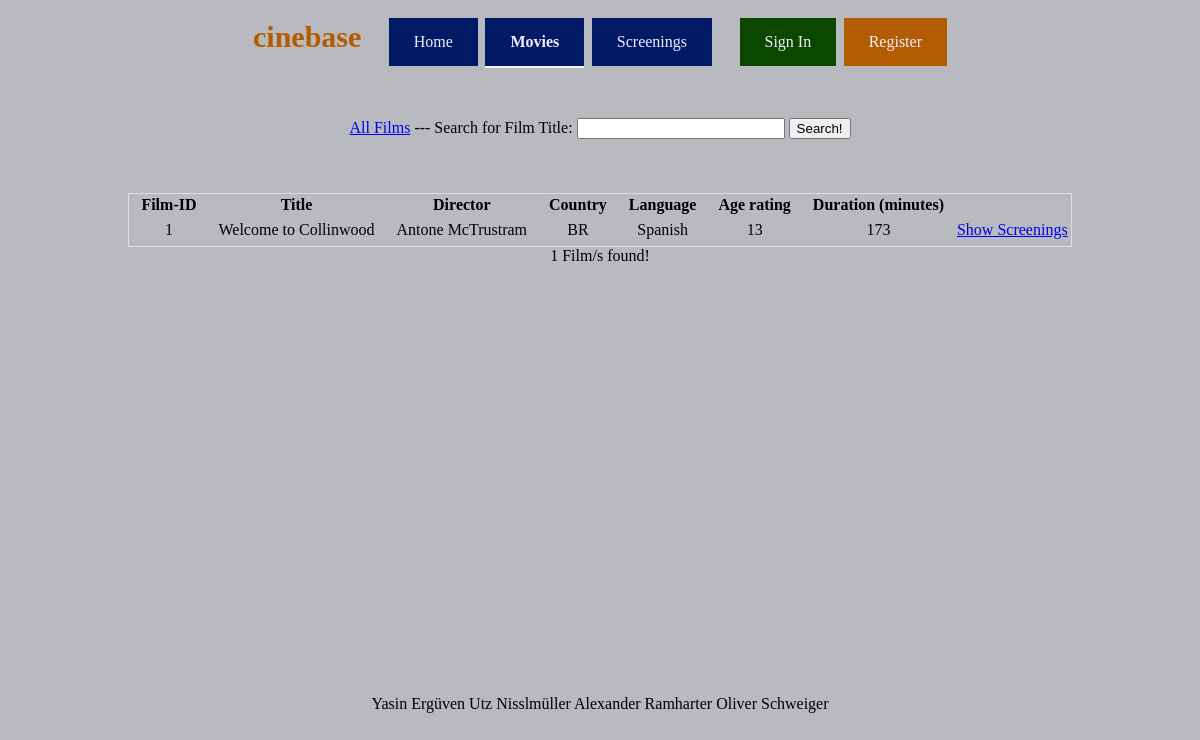
The page /homepage/movies.php?searchFilmID=1 on the database its author committed.
### tables this page shows
CREATE TABLE film (
	film_id MEDIUMINT,
	PRIMARY KEY(film_id),
	title VARCHAR(160),
	director VARCHAR(60),
	country VARCHAR(30)	,
	film_language VARCHAR(30),
	age_rating TINYINT,
	duration SMALLINT
);

### homepage/movies.php (the view, shortened to what this page needs)
<!DOCTYPE html>
<html lang="en">
<head>
    <link rel="stylesheet"
          type="text/css"
          href="css/main.css"/>
</head>
<body>
<?php
$user = 'root';
$pass = '';
$database = 'cinebase';
$conn = new mysqli('localhost', $user, $pass, $database) or die("dead");
?>
<div class="wrapper">
    <div class="topLine" id="topLine">
        cinebase
        <button onclick="window.location='index.php';" style="margin-left: 20px" class="buttonBig">Home
        </button>
        <button onclick="window.location='movies.php';"
                style="border-bottom: 2px solid whitesmoke; font-weight: bold" class="buttonBig">Movies
        </button>
        <button onclick="window.location='screening.php';" class="buttonBig">Screenings</button>
        <button id="signIn" onclick="document.getElementById('popUpLogin').style.display='block'"
                class="buttonLogin">
            Sign In
        </button>
        <button id="register" onclick="window.location='register.php';"
                class="buttonRegister">Register
        </button>
    </div>
</div>
<div class="wrapperMainBody">
    <div class="mainBody" id="mainBody">
        <div>
            <form id='searchform' action='movies.php' method='get'>
                <a href='movies.php'>All Films</a> ---
                Search for Film Title:
                <input class='searchTitle' id='searchTitle' name='searchTitle' type='text' size='20'
                       value='<?php echo $_GET['searchTitle']; ?>'/>
                <input id='search' type='submit' value='Search!'/>
            </form>
            <br>
        </div>
        <?php
		$sql = "SELECT MAX(film_id) AS max FROM film";
        if (isset($_GET['searchTitle'])) {
            $sql = "SELECT * FROM film WHERE title like '%" . $_GET['searchTitle'] . "%'";
        } else if (isset($_GET['searchFilmID'])) {
            $sql = "SELECT * FROM film WHERE film_id like '" . $_GET['searchFilmID'] . "'";
        } else {
            $sql = "SELECT * FROM film";
        }
        $result = $conn->query($sql);
        ?>
		  <br>
		<br>
        <table style="float:none; border: 1px solid #DDDDDD">
            <thead>
            <tr>
                <th style="padding: 0px 10px 0px 10px;">Film-ID</th>
                <th style="padding: 0px 10px 0px 10px;">Title</th>
                <th style="padding: 0px 10px 0px 10px;">Director</th>
                <th style="padding: 0px 10px 0px 10px;">Country</th>
                <th style="padding: 0px 10px 0px 10px;">Language</th>
                <th style="padding: 0px 10px 0px 10px;">Age rating</th>
				<th style="padding: 0px 10px 0px 10px;">Duration (minutes)</th>
            </tr>
            </thead>
            <tbody>
            <?php
            if ($result->num_rows > 0) {
                while ($row = $result->fetch_assoc()) {
                    echo "<tr>";
                    echo "<td style=\"padding: 5px 10px 5px 10px;\">" . $row['film_id'] . "</td>";
                    echo "<td style=\"padding: 5px 10px 5px 10px;\">" . $row['title'] . "</td>";
                    echo "<td style=\"padding: 5px 10px 5px 10px;\">" . $row['director'] . "</td>";
                    echo "<td style=\"padding: 5px 10px 5px 10px;\">" . $row['country'] . "</td>";
                    echo "<td style=\"padding: 5px 10px 5px 10px;\">" . $row['film_language'] . "</td>";
                    echo "<td style=\"padding: 5px 10px 5px 10px;\">" . $row['age_rating'] . "</td>";
					echo "<td style=\"padding: 5px 10px 5px 10px;\">" . $row['duration'] . "</td>";
                    echo "<td><a href=\"screening.php?searchFilmID=" . $row['film_id'] . "\"> Show Screenings </a></td>";
                    echo "</tr>";
                }
            }
            $row_cnt = mysqli_num_rows($result);
            ?>
            </tbody>
        </table>
        <div><?php echo $row_cnt ?> Film/s found!</div>
    </div>
</div>
<br><br><br><br><br><br><br><br><br><br><br><br><br><br><br><br><br><br><br><br><br><br><br>
<p style="text-align:center">Yasin Ergüven Utz Nisslmüller Alexander Ramharter Oliver
    Schweiger</p>
</body>
</html>

### homepage/css/main.css (style rules this page uses)
body { background-color: rgb(185, 186, 191); }
.mainBody { margin-top: 40px; color: #000000; display: inline-block; }
.wrapper { text-align: center; }
.wrapperMainBody { text-align: center; }
.topLine { display: inline-block; padding: 10px; color: #b45c01; font-family: Comfortaa, serif; font-size: 30px; font-weight: bold; }
.buttonBig { background-color: #001a66; border: none; color: #f2eeff; padding: 15px 25px; text-align: center; font-size: 16px; cursor: pointer; font-family: "Trebuchet MS", serif; }
.buttonLogin { margin-left: 20px; background-color: #0a4800; border: none; color: #f2eeff; padding: 15px 25px; text-align: center; font-size: 16px; cursor: pointer; font-family: "Trebuchet MS", serif; }
.buttonRegister { background-color: #b45c01; border: none; color: #f2eeff; padding: 15px 25px; text-align: center; font-size: 16px; cursor: pointer; font-family: "Trebuchet MS", serif; }
.searchTitle { width: 200px; }

### rows shown on the page
film: film_id "1", title "Welcome to Collinwood", director "Antone McTrustram", country "BR", film_language "Spanish", age_rating "13", duration "173"

### other values the page prints
$row_cnt "1"
